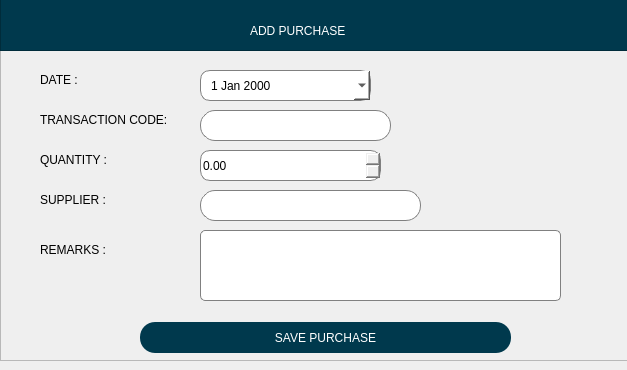
<?xml version="1.0" encoding="UTF-8"?>
<ui version="4.0">
 <class>Dialog</class>
 <widget class="QDialog" name="Dialog">
  <property name="windowModality">
   <enum>Qt::WindowModal</enum>
  </property>
  <property name="geometry">
   <rect>
    <x>0</x>
    <y>0</y>
    <width>627</width>
    <height>370</height>
   </rect>
  </property>
  <property name="minimumSize">
   <size>
    <width>396</width>
    <height>370</height>
   </size>
  </property>
  <property name="maximumSize">
   <size>
    <width>3960</width>
    <height>3700</height>
   </size>
  </property>
  <property name="font">
   <font>
    <family>Yu Gothic UI Semibold</family>
    <weight>75</weight>
    <bold>true</bold>
   </font>
  </property>
  <property name="cursor">
   <cursorShape>ArrowCursor</cursorShape>
  </property>
  <property name="windowTitle">
   <string>Add Item</string>
  </property>
  <property name="styleSheet">
   <string notr="true">QLineEdit {
     border: 1px solid gray;
     border-radius: 15px;
     padding: 0 8px;
     background: white;
     selection-background-color: darkgray;
 }</string>
  </property>
  <property name="modal">
   <bool>true</bool>
  </property>
  <widget class="QFrame" name="frame_2">
   <property name="geometry">
    <rect>
     <x>0</x>
     <y>-10</y>
     <width>631</width>
     <height>371</height>
    </rect>
   </property>
   <property name="frameShape">
    <enum>QFrame::StyledPanel</enum>
   </property>
   <property name="frameShadow">
    <enum>QFrame::Raised</enum>
   </property>
   <widget class="QLabel" name="label_4">
    <property name="geometry">
     <rect>
      <x>40</x>
      <y>160</y>
      <width>71</width>
      <height>20</height>
     </rect>
    </property>
    <property name="styleSheet">
     <string notr="true">font: 63 10pt &quot;Yu Gothic UI Semibold&quot;;
</string>
    </property>
    <property name="text">
     <string>QUANTITY :</string>
    </property>
   </widget>
   <widget class="QLabel" name="label_6">
    <property name="geometry">
     <rect>
      <x>40</x>
      <y>200</y>
      <width>71</width>
      <height>20</height>
     </rect>
    </property>
    <property name="styleSheet">
     <string notr="true">font: 63 10pt &quot;Yu Gothic UI Semibold&quot;;
</string>
    </property>
    <property name="text">
     <string>SUPPLIER :</string>
    </property>
   </widget>
   <widget class="QTextEdit" name="textEdit">
    <property name="geometry">
     <rect>
      <x>200</x>
      <y>240</y>
      <width>361</width>
      <height>71</height>
     </rect>
    </property>
    <property name="styleSheet">
     <string notr="true">
     border: 1px solid gray;
     border-radius: 5px;
     padding: 0 8px;
     background: white;
     selection-background-color: darkgray;
 </string>
    </property>
   </widget>
   <widget class="QLabel" name="label_2">
    <property name="geometry">
     <rect>
      <x>40</x>
      <y>80</y>
      <width>51</width>
      <height>20</height>
     </rect>
    </property>
    <property name="styleSheet">
     <string notr="true">font: 63 10pt &quot;Yu Gothic UI Semibold&quot;;
</string>
    </property>
    <property name="text">
     <string>DATE :</string>
    </property>
   </widget>
   <widget class="QLineEdit" name="lineEdit_3">
    <property name="geometry">
     <rect>
      <x>200</x>
      <y>120</y>
      <width>191</width>
      <height>31</height>
     </rect>
    </property>
    <property name="styleSheet">
     <string notr="true"/>
    </property>
   </widget>
   <widget class="QPushButton" name="pushButton_2">
    <property name="geometry">
     <rect>
      <x>140</x>
      <y>332</y>
      <width>371</width>
      <height>31</height>
     </rect>
    </property>
    <property name="cursor">
     <cursorShape>PointingHandCursor</cursorShape>
    </property>
    <property name="toolTip">
     <string>Save item to stock.</string>
    </property>
    <property name="styleSheet">
     <string notr="true">
QPushButton{
background-color: #00394D;
border-radius:15px;
color:white;
font: 63 12pt &quot;Yu Gothic UI Semibold&quot;;

}
QPushButton:hover{
background-color: #0083b3;
border-radius:15px;

}

</string>
    </property>
    <property name="text">
     <string>SAVE PURCHASE</string>
    </property>
   </widget>
   <widget class="QLabel" name="label_3">
    <property name="geometry">
     <rect>
      <x>40</x>
      <y>120</y>
      <width>131</width>
      <height>20</height>
     </rect>
    </property>
    <property name="styleSheet">
     <string notr="true">font: 63 10pt &quot;Yu Gothic UI Semibold&quot;;
</string>
    </property>
    <property name="text">
     <string>TRANSACTION CODE:</string>
    </property>
   </widget>
   <widget class="QLineEdit" name="lineEdit_6">
    <property name="geometry">
     <rect>
      <x>200</x>
      <y>200</y>
      <width>221</width>
      <height>31</height>
     </rect>
    </property>
    <property name="styleSheet">
     <string notr="true"/>
    </property>
   </widget>
   <widget class="QLabel" name="label_8">
    <property name="geometry">
     <rect>
      <x>40</x>
      <y>250</y>
      <width>71</width>
      <height>20</height>
     </rect>
    </property>
    <property name="styleSheet">
     <string notr="true">font: 63 10pt &quot;Yu Gothic UI Semibold&quot;;
</string>
    </property>
    <property name="text">
     <string>REMARKS :</string>
    </property>
   </widget>
   <widget class="QFrame" name="frame">
    <property name="geometry">
     <rect>
      <x>0</x>
      <y>0</y>
      <width>631</width>
      <height>61</height>
     </rect>
    </property>
    <property name="styleSheet">
     <string notr="true">background-color: #00394D;</string>
    </property>
    <property name="frameShape">
     <enum>QFrame::StyledPanel</enum>
    </property>
    <property name="frameShadow">
     <enum>QFrame::Raised</enum>
    </property>
    <widget class="QLabel" name="label">
     <property name="geometry">
      <rect>
       <x>250</x>
       <y>30</y>
       <width>131</width>
       <height>21</height>
      </rect>
     </property>
     <property name="styleSheet">
      <string notr="true">font: 63 12pt &quot;Yu Gothic UI Semibold&quot;;

color: rgb(255, 255, 255);
</string>
     </property>
     <property name="text">
      <string>ADD PURCHASE</string>
     </property>
    </widget>
   </widget>
   <widget class="QDoubleSpinBox" name="doubleSpinBox">
    <property name="geometry">
     <rect>
      <x>200</x>
      <y>160</y>
      <width>181</width>
      <height>31</height>
     </rect>
    </property>
    <property name="styleSheet">
     <string notr="true">padding-right: 15px; /* make room for the arrows */

 border-width: 3;
border-radius:10px;
 border: 1px solid gray;</string>
    </property>
   </widget>
   <widget class="QDateEdit" name="dateEdit">
    <property name="geometry">
     <rect>
      <x>200</x>
      <y>80</y>
      <width>171</width>
      <height>31</height>
     </rect>
    </property>
    <property name="styleSheet">
     <string notr="true">
     border: 1px solid gray;
     border-radius: 10px;
     padding: 0 8px;
     background: white;
     selection-background-color: darkgray;
 </string>
    </property>
    <property name="calendarPopup">
     <bool>true</bool>
    </property>
   </widget>
  </widget>
 </widget>
 <resources/>
 <connections/>
</ui>
